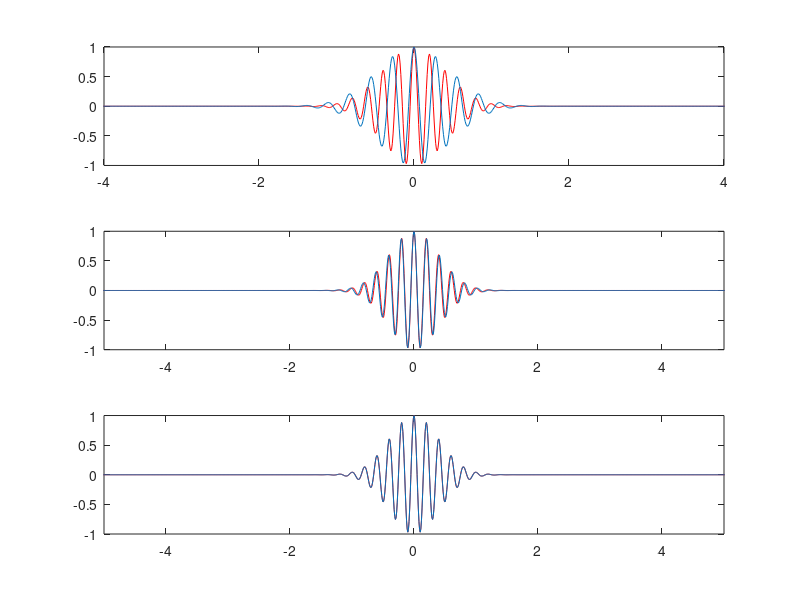

Write the MATLAB code that produced this figure.
clear variables;
close all;


% Variables
i=complex(0,1);
t=-20:0.01:20;
Te=0.005;
N=length(t);
s_0=1/4
s_1=1/16
s_2=1/64
g_0=(1/(s_0*((2*pi)^(1/2))))*exp((-t.^2)/(2*(s_0^2)));
g_1=(1/(s_1*((2*pi)^(1/2))))*exp((-t.^2)/(2*(s_1^2)));
g_2=(1/(s_2*((2*pi)^(1/2))))*exp((-t.^2)/(2*(s_2^2)));


h=exp(-pi*(t.^2)).*cos(2*pi*5*t);

y_0=conv(h,g_0, 'same');
y_0=y_0/max(y_0);
y_1=conv(h,g_1, 'same');
y_1=y_1/max(y_1);
y_2=conv(h,g_2, 'same');
y_2=y_2/max(y_2);


% intervalle fr�quentiel
nu_e=1/Te;
nu=linspace(-nu_e/2,nu_e/2,N);


% transform�e de Fourier (initialisation)
tg0=zeros(1,length(nu));
tg1=zeros(1,length(nu));
tg2=zeros(1,length(nu));
th=zeros(1,length(nu));
% calcul de la transform�e de Fourier (utiliser commande trapz)
for k=1:length(nu) % pour chaque fr�quence
    tg0(k)=trapz(t,(g_0.*exp(-2*i*pi*nu(k)*t)));
    tg1(k)=trapz(t,(g_1.*exp(-2*i*pi*nu(k)*t)));
    tg2(k)=trapz(t,(g_2.*exp(-2*i*pi*nu(k)*t)));
    th(k)= trapz(t,(h.*exp(-2*i*pi*nu(k)*t)));
end

%figure(1);hold on;
%subplot(231);plot(t, g_0);xlim([-4, 4]);
%subplot(232);plot(t, g_1); xlim([-4, 4]);
%subplot(233);plot(t, g_2); xlim([-4, 4]);
%subplot(234);plot(nu, tg0); xlim([-10, 10]);
%subplot(235);plot(nu, tg1); xlim([-10, 10]);
%subplot(236);plot(nu, tg2); xlim([-10, 10]);

figure(2);hold on;
subplot(311);plot(t, h, 'red', t , y_0); xlim([-4, 4]);
subplot(312);plot(t, h, 'red', t, y_1); xlim([-5, 5]);
subplot(313);plot(t, h, 'red', t, y_2); xlim([-5, 5]);



